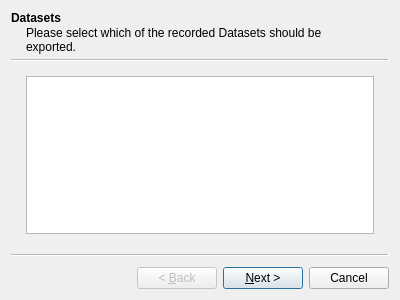
<?xml version="1.0" encoding="UTF-8"?>
<ui version="4.0">
 <class>MultimeterExportWizard</class>
 <widget class="QWizard" name="MultimeterExportWizard">
  <property name="geometry">
   <rect>
    <x>0</x>
    <y>0</y>
    <width>400</width>
    <height>300</height>
   </rect>
  </property>
  <property name="windowTitle">
   <string>Wizard</string>
  </property>
  <property name="locale">
   <locale language="C" country="AnyCountry"/>
  </property>
  <widget class="QWizardPage" name="page_select_datasets">
   <property name="locale">
    <locale language="C" country="AnyCountry"/>
   </property>
   <property name="title">
    <string>Datasets</string>
   </property>
   <property name="subTitle">
    <string>Please select which of the recorded Datasets should be exported.</string>
   </property>
   <layout class="QVBoxLayout" name="verticalLayout">
    <item>
     <widget class="QListWidget" name="list_datasets"/>
    </item>
   </layout>
  </widget>
  <widget class="QWizardPage" name="page_select_format">
   <property name="locale">
    <locale language="C" country="AnyCountry"/>
   </property>
   <property name="title">
    <string>Format</string>
   </property>
   <property name="subTitle">
    <string>Please Choose the Fileformat to use</string>
   </property>
   <layout class="QVBoxLayout" name="verticalLayout_4">
    <item>
     <widget class="QSplitter" name="splitter">
      <property name="sizePolicy">
       <sizepolicy hsizetype="Expanding" vsizetype="Expanding">
        <horstretch>0</horstretch>
        <verstretch>0</verstretch>
       </sizepolicy>
      </property>
      <property name="orientation">
       <enum>Qt::Horizontal</enum>
      </property>
      <widget class="QWidget" name="verticalLayoutWidget">
       <layout class="QVBoxLayout" name="verticalLayout_2">
        <item>
         <widget class="QLabel" name="label">
          <property name="text">
           <string>Format</string>
          </property>
         </widget>
        </item>
        <item>
         <widget class="QListWidget" name="list_formats"/>
        </item>
       </layout>
      </widget>
      <widget class="QWidget" name="verticalLayoutWidget_2">
       <layout class="QVBoxLayout" name="verticalLayout_3">
        <item>
         <widget class="QLabel" name="label_2">
          <property name="text">
           <string>Preview</string>
          </property>
         </widget>
        </item>
        <item>
         <widget class="QTextBrowser" name="text_preview"/>
        </item>
       </layout>
      </widget>
     </widget>
    </item>
   </layout>
  </widget>
  <widget class="QWizardPage" name="page_select_file">
   <property name="title">
    <string>Filename</string>
   </property>
   <property name="subTitle">
    <string>Please choose the file to export to.</string>
   </property>
  </widget>
 </widget>
 <resources/>
 <connections/>
</ui>
